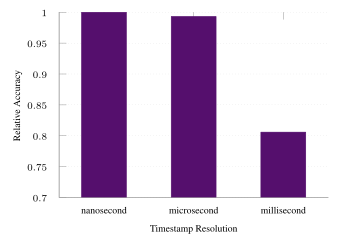

Write the gnuplot code that produced this figure.
set terminal tikz standalone color size 9cm,6cm font '\scriptsize' preamble '\usepackage{microtype} \usepackage{times} \usepackage[T1]{fontenc} \usepackage{siunitx}\sisetup{detect-all}'
set output "timestamp-accuracy-norm.tex"

load "gnuplot-palettes/inferno.pal"

set style line 102 lc rgb '#a0a0a0' lt 1 lw 1
set border ls 102
set colorbox border 102
set key textcolor rgb "black"
set tics textcolor rgb "black"
set label textcolor rgb "black"

set border 3
set grid y
set xtics nomirror
set ytics nomirror

#set key autotitle columnhead
set datafile separator ","

set xlabel "Timestamp Resolution"
set ylabel "Relative Accuracy"

# set yrange [0.0:1.0]
set xrange [-0.5:2.5]
set key outside top horizontal
#set key font ",6"

set style fill solid 1.0
unset xtics
set xtics ('\color{black}nanosecond' 0.0, '\color{black} microsecond' 1.0, '\color{black} millisecond' 2.0,)
set boxwidth 0.5

maxA = 0.34242469668388364

set yrange [0.7:1.0]
set grid noxtics

plot "../results/lstm-lowres-only-dtpr-results.csv" u ($6/maxA) w boxes ls 3 notitle
#plot "../lstm-lowres-only-dtpr-results.csv" u 6 w boxes ls 3
